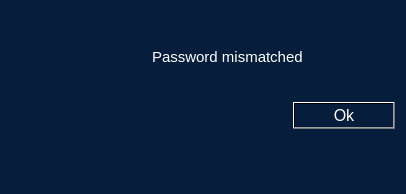
<?xml version="1.0" encoding="UTF-8"?>
<ui version="4.0">
 <class>MisMatch</class>
 <widget class="QDialog" name="MisMatch">
  <property name="geometry">
   <rect>
    <x>0</x>
    <y>0</y>
    <width>406</width>
    <height>194</height>
   </rect>
  </property>
  <property name="windowTitle">
   <string>mismatched</string>
  </property>
  <property name="windowIcon">
   <iconset resource="resource.qrc">
    <normaloff>:/img/img/error.png</normaloff>:/img/img/error.png</iconset>
  </property>
  <property name="windowOpacity">
   <double>0.900000000000000</double>
  </property>
  <property name="styleSheet">
   <string notr="true">background-color: qlineargradient(spread:pad, x1:0, y1:1, x2:0, y2:1, stop:0 rgba(6, 29, 59, 255));
color: rgb(255, 255, 255);</string>
  </property>
  <layout class="QGridLayout" name="gridLayout">
   <item row="0" column="0">
    <spacer name="verticalSpacer_2">
     <property name="orientation">
      <enum>Qt::Vertical</enum>
     </property>
     <property name="sizeType">
      <enum>QSizePolicy::Fixed</enum>
     </property>
     <property name="sizeHint" stdset="0">
      <size>
       <width>20</width>
       <height>13</height>
      </size>
     </property>
    </spacer>
   </item>
   <item row="1" column="0">
    <widget class="QLabel" name="label">
     <property name="styleSheet">
      <string notr="true">image: url(:/img/img/error.png);</string>
     </property>
     <property name="text">
      <string/>
     </property>
    </widget>
   </item>
   <item row="1" column="1" colspan="2">
    <widget class="QLabel" name="label_2">
     <property name="font">
      <font>
       <pointsize>11</pointsize>
      </font>
     </property>
     <property name="text">
      <string>Password mismatched</string>
     </property>
    </widget>
   </item>
   <item row="2" column="2">
    <widget class="QPushButton" name="pushButton">
     <property name="font">
      <font>
       <pointsize>12</pointsize>
      </font>
     </property>
     <property name="text">
      <string>Ok</string>
     </property>
    </widget>
   </item>
   <item row="3" column="2">
    <spacer name="verticalSpacer">
     <property name="orientation">
      <enum>Qt::Vertical</enum>
     </property>
     <property name="sizeType">
      <enum>QSizePolicy::Fixed</enum>
     </property>
     <property name="sizeHint" stdset="0">
      <size>
       <width>20</width>
       <height>38</height>
      </size>
     </property>
    </spacer>
   </item>
   <item row="2" column="0" rowspan="2" colspan="2">
    <spacer name="horizontalSpacer">
     <property name="orientation">
      <enum>Qt::Horizontal</enum>
     </property>
     <property name="sizeHint" stdset="0">
      <size>
       <width>276</width>
       <height>88</height>
      </size>
     </property>
    </spacer>
   </item>
  </layout>
 </widget>
 <resources>
  <include location="resource.qrc"/>
 </resources>
 <connections/>
</ui>
